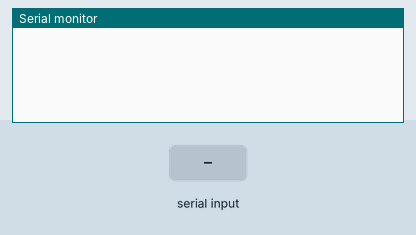
Bench run of a sketch on a simulated Arduino Uno, built with avr-gcc and run on an emulated ATmega328P. On the bench: the last lines printed to the serial monitor. Inputs (shaded band) come from the test bench.

Above: at 3.8 s.
3.9 s: "1\n" received over the second serial link
At 5.2 s:
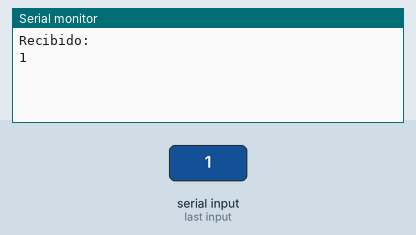
5.5 s: "0\n" received over the second serial link
At 6.8 s:
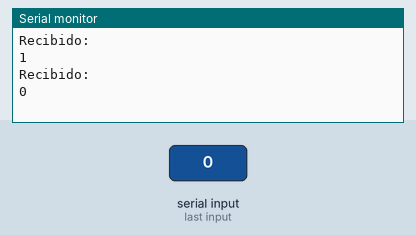
7.0 s: "2\n" received over the second serial link
At 7.9 s:
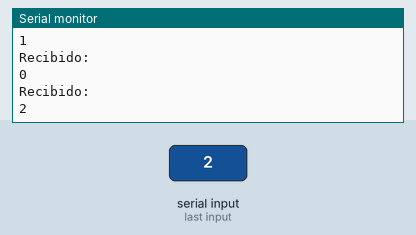

Measured:
- after the input at 3.9 s, the serial monitor: prints a new line after 0.11 s (image 1)
- after the input at 5.5 s, the serial monitor: prints a new line after 0.53 s (image 2)
- after the input at 7.0 s, the serial monitor: prints a new line at once (image 3)

The sketch:

ComunicacionSerialArduino.ino
```cpp
#include <SoftwareSerial.h>

SoftwareSerial SerialEsp (2,3); //rx, tx
char caracter;
int entero =0;
float decimal =0.0;
String dato1,dato2,temp;
void setup() {
  // put your setup code here, to run once:
  Serial.begin(9600);
  SerialEsp.begin(9600);
}

void loop() {

  // put your main code here, to run repeatedly:
  SerialEsp.print("24\n");
  delay(1000);
  serial_recive();

}


void serial_recive(){
  //int i =0;
  if (SerialEsp.available() > 0){
    Serial.println("Recibido: ");
    while(SerialEsp.available() > 0){
      caracter = SerialEsp.read();
      if (caracter == '\n'){
        break;
      }
      else {
        temp+= caracter;
      }
    }
    Serial.println(temp);
    temp = "";
  }
}
```
